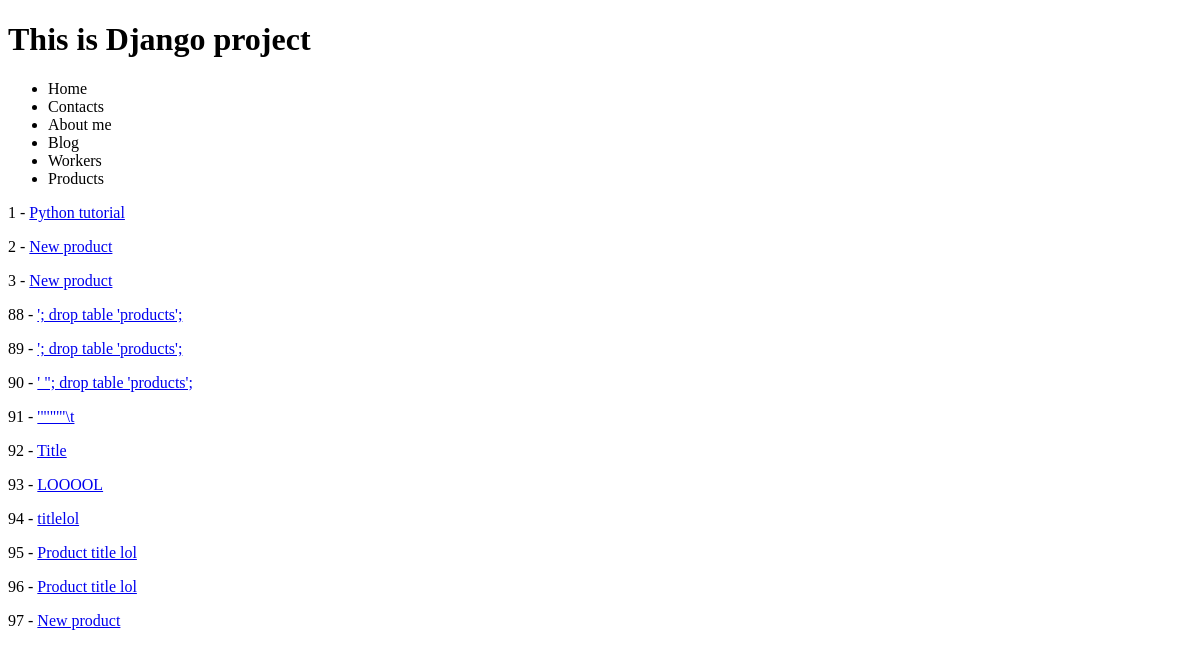
Before: /products/ with the older database file.
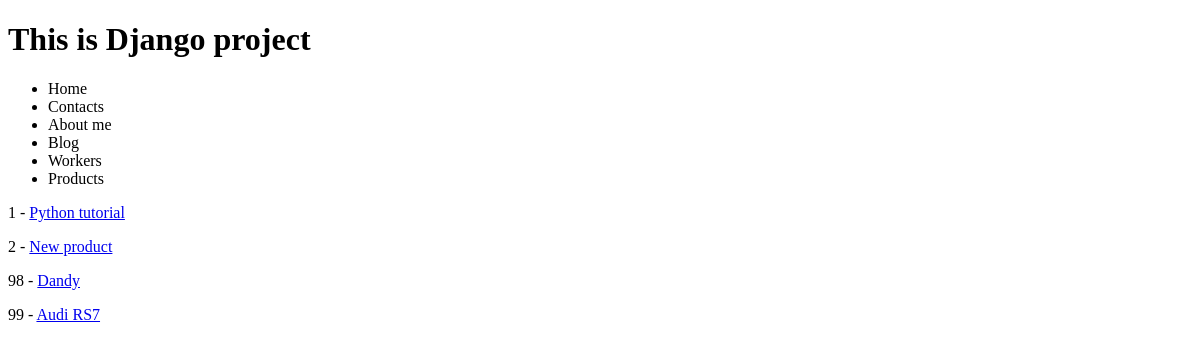
After: the same page with the newer database file.
### products/models.py (models this page shows)
class Product(models.Model):
    title = models.CharField(max_length=120)  # max_lenght is required
    description = models.TextField(blank=True, null=True, max_length=120)
    price = models.DecimalField(decimal_places=2, max_digits=10000)
    summary = models.TextField(blank=True, null=True,
                               max_length=120)  # blank=True means that this field isn't required, null provides for database
    feature = models.BooleanField(default=True)
    def get_detail_url(self):
        return reverse("products:product-details", kwargs={"id": self.id})

### products/views.py (the view)
# urls.py: path('', product_list_view, name="product-list"),  # Dynamic URL Routing
def product_list_view(request):
    queryset = Product.objects.all()
    context = {
        "object_list": queryset
    }
    return render(request, "products/product_list.html", context)

### products/templates/products/product_list.html
{% extends 'base.html'%}
{%block content%}
{%for obj in object_list%}
    <p>{{obj.id}} - <a href="..{{obj.get_detail_url}}"> {{obj.title}}</a></p>
{% endfor %}
{% endblock %}

### templates/base.html (shortened to what this page needs)
<!DOCTYPE html>
<html lang="en">
<head>
</head>
<body>
{% block brand%}
<h1>This is Django project</h1>
{% endblock %}
{%include 'navbar.html'%}
{%block content%}{% endblock %}
</body>
</html>

### templates/navbar.html
<nav>
    <ul>
        <li>Home</li>
        <li>Contacts</li>
        <li>About me</li>
        <li>Blog</li>
        <li>Workers</li>
        <li>Products</li>
    </ul>
</nav>

Changed rows visible on the page:
removed Product: id "3", title "New product"
removed Product: id "88", title "'; drop table 'products';"
removed Product: id "89", title "'; drop table 'products';"
removed Product: id "90", title "' \"; drop table 'products';"
removed Product: id "91", title "'\"'\"'\"\\t"
removed Product: id "92", title "Title"
removed Product: id "93", title "LOOOOL"
removed Product: id "94", title "titlelol"
removed Product: id "95", title "Product title lol"
removed Product: id "96", title "Product title lol"
removed Product: id "97", title "New product"
added Product: id "98", title "Dandy"
added Product: id "99", title "Audi RS7"
